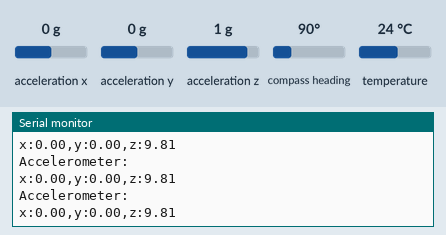
A sketch run on a simulated Arduino Uno, built with avr-gcc and run on an emulated ATmega328P. Shown: the last lines printed to the serial monitor. Inputs (shaded band) come from the test bench; at power-on: acceleration x 0 g, acceleration y 0 g, acceleration z 1 g, compass heading 90°, temperature 24 °C.

Above: at 2.2 s.
2.3 s: acceleration x set to -1.4 g
At 2.9 s:
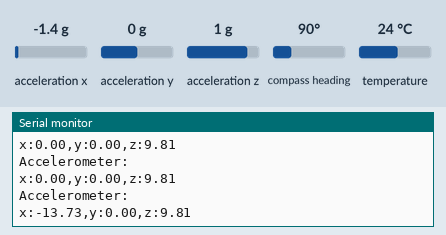
3.8 s: acceleration y set to -1.4 g
At 4.4 s:
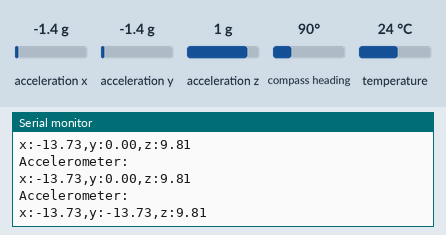
5.3 s: acceleration z set to -1.4 g
At 5.9 s:
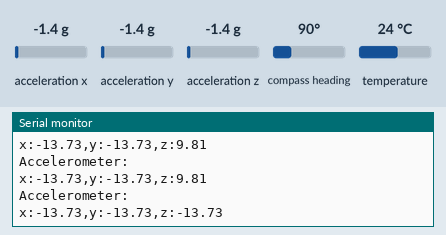

Measured:
- after the input at 2.3 s, the serial monitor: prints a new line after 0.21 s (image 1)
- after the input at 3.8 s, the serial monitor: prints a new line after 0.22 s (image 2)
- after the input at 5.3 s, the serial monitor: prints a new line after 0.23 s (image 3)

The sketch:

AccelerometersExplained.ino
```cpp
/*
If we are to move our system in x, y, or z directions we will see an INCREASE in the magnitude
for our accelerometer readings. Look at the serial plotter to visualize this a bit better. Sample
Rate (BNO055_SAMPLERATE_DELAY_MS) can be decrease  (meaning sampling faster) to better visualize this

We can also see some noise corrupting our non-zero measurements we would ideally expect.

The z acclerometer reading is what is measuring gravity for us. Accelerometer measures
the force on a suspended mass.


*/

#include <Wire.h>
#include <Adafruit_Sensor.h>
#include <Adafruit_BNO055.h>
#include <utility/imumaths.h>

#define BNO055_SAMPLERATE_DELAY_MS 500 //sample every x mseconds, change as needed

Adafruit_BNO055 myIMU = Adafruit_BNO055();  //creating our imu object

void setup()
{
  Serial.begin(115200);
  myIMU.begin();
  delay(1000);
  Serial.println("Setting up now");
  uint8_t temp = myIMU.getTemp();
  Serial.println(temp);
  myIMU.setExtCrystalUse(true); //use the crystal on the board
}

void loop()
{
  imu::Vector<3> acc = myIMU.getVector(Adafruit_BNO055::VECTOR_ACCELEROMETER);

  Serial.println("Accelerometer:");
  Serial.print("x:");
  Serial.print(acc.x());
  Serial.print(",");
  Serial.print("y:");
  Serial.print(acc.y());
  Serial.print(",");
  Serial.print("z:");
  Serial.print(acc.z());
  Serial.println();

  delay(BNO055_SAMPLERATE_DELAY_MS);
}
```
